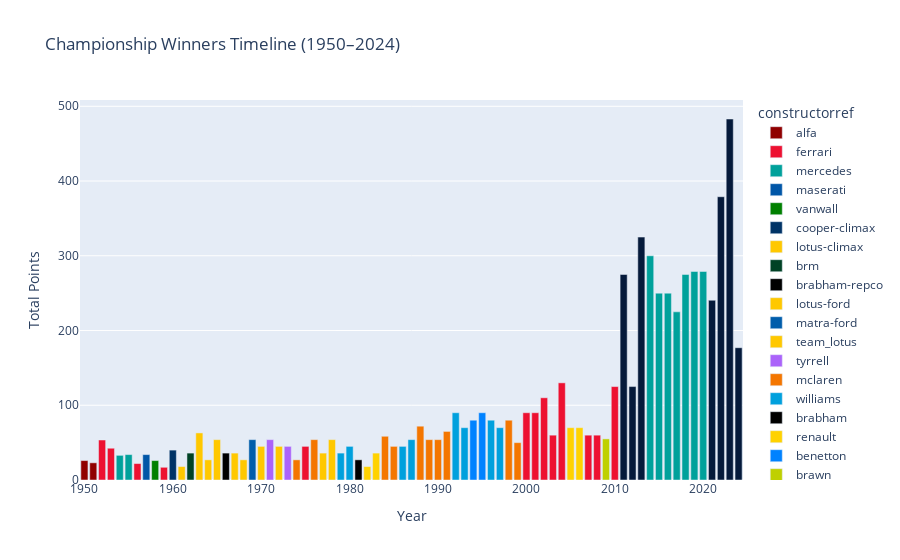

Notebook code cell kept with this figure:
### Markdown cell above
### Dashboard 1: Historical Overview

	• Championship winners timeline
	• Constructor dominance eras
	• Key statistics evolution

### Code cell
# Championship winners timeline
winners = (
    df[df['position'] == 1]
    .groupby(['year', 'driverref', 'constructorref'])
    ['points']
    .sum()
    .reset_index()
)
winners_top = winners.loc[winners.groupby('year')['points'].idxmax()]

color_map = {
    'alfa': '#900000',
    'aston_martin': '#037A68',
    'alpine': '#F282B4',
    'alpha_tauri': '#2B4562',
    'ferrari': '#ED1131',
    'mercedes': '#00A19B',
    'maserati': '#0056A7',  
    'vanwall': '#008000',   
    'cooper-climax': '#003366',  
    'lotus-climax': '#FFC800',
    'brm': '#004225',
    'brabham-repco': '#000000',  
    'lotus-ford': '#FFC800',
    'matra-ford': '#005DAB',     
    'team_lotus': '#FFC800',
    'tyrell': '#004F9F',
    'mclaren': '#F47600',
    'williams': '#00A0DD',
    'brabham': '#000000',        
    'renault': '#FFD200',
    'benetton': '#0082FF',
    'brawn': '#BFD000',
    'red_bull': '#051A3B'
}


fig_champ = px.bar(
    winners_top,
    x='year', y='points', color='constructorref',
    hover_data=['driverref'],
    title="Championship Winners Timeline (1950–2024)",
    color_discrete_map=color_map,
)
fig_champ.update_layout(xaxis_title="Year", yaxis_title="Total Points")
fig_champ.write_html("results/visualizations/dashboard1_championship_timeline.html")
fig_champ.show()

### Figure 1 — Plotly figure (JSON) as saved in the notebook; plotly's stock layout.template omitted (floating-point values rounded to 4 significant figures)
{"data": [{"customdata": [["fangio"], ["fangio"]], "hovertemplate": "constructorref=alfa<br>year=%{x}<br>points=%{y}<br>driverref=%{customdata[0]}<extra></extra>", "legendgroup": "alfa", "marker": {"color": "#900000", "pattern": {"shape": ""}}, "name": "alfa", "orientation": "v", "showlegend": true, "textposition": "auto", "type": "bar", "x": [1950, 1951], "xaxis": "x", "y": [26.0, 23.0], "yaxis": "y"}, {"customdata": [["ascari"], ["ascari"], ["fangio"], ["brooks"], ["lauda"], ["michael_schumacher"], ["michael_schumacher"], ["michael_schumacher"], ["michael_schumacher"], ["michael_schumacher"], ["raikkonen"], ["massa"], ["alonso"]], "hovertemplate": "constructorref=ferrari<br>year=%{x}<br>points=%{y}<br>driverref=%{customdata[0]}<extra></extra>", "legendgroup": "ferrari", "marker": {"color": "#ED1131", "pattern": {"shape": ""}}, "name": "ferrari", "orientation": "v", "showlegend": true, "textposition": "auto", "type": "bar", "x": [1952, 1953, 1956, 1959, 1975, 2000, 2001, 2002, 2003, 2004, 2007, 2008, 2010], "xaxis": "x", "y": [53.5, 42.5, 22.0, 17.0, 45.0, 90.0, 90.0, 110.0, 60.0, 130.0, 60.0, 60.0, 125.0], "yaxis": "y"}, {"customdata": [["fangio"], ["fangio"], ["hamilton"], ["hamilton"], ["hamilton"], ["hamilton"], ["hamilton"], ["hamilton"], ["hamilton"]], "hovertemplate": "constructorref=mercedes<br>year=%{x}<br>points=%{y}<br>driverref=%{customdata[0]}<extra></extra>", "legendgroup": "mercedes", "marker": {"color": "#00A19B", "pattern": {"shape": ""}}, "name": "mercedes", "orientation": "v", "showlegend": true, "textposition": "auto", "type": "bar", "x": [1954, 1955, 2014, 2015, 2016, 2017, 2018, 2019, 2020], "xaxis": "x", "y": [33.0, 34.0, 300.0, 250.0, 250.0, 225.0, 275.0, 279.0, 279.0], "yaxis": "y"}, {"customdata": [["fangio"]], "hovertemplate": "constructorref=maserati<br>year=%{x}<br>points=%{y}<br>driverref=%{customdata[0]}<extra></extra>", "legendgroup": "maserati", "marker": {"color": "#0056A7", "pattern": {"shape": ""}}, "name": "maserati", "orientation": "v", "showlegend": true, "textposition": "auto", "type": "bar", "x": [1957], "xaxis": "x", "y": [34.0], "yaxis": "y"}, {"customdata": [["moss"]], "hovertemplate": "constructorref=vanwall<br>year=%{x}<br>points=%{y}<br>driverref=%{customdata[0]}<extra></extra>", "legendgroup": "vanwall", "marker": {"color": "#008000", "pattern": {"shape": ""}}, "name": "vanwall", "orientation": "v", "showlegend": true, "textposition": "auto", "type": "bar", "x": [1958], "xaxis": "x", "y": [26.0], "yaxis": "y"}, {"customdata": [["jack_brabham"]], "hovertemplate": "constructorref=cooper-climax<br>year=%{x}<br>points=%{y}<br>driverref=%{customdata[0]}<extra></extra>", "legendgroup": "cooper-climax", "marker": {"color": "#003366", "pattern": {"shape": ""}}, "name": "cooper-climax", "orientation": "v", "showlegend": true, "textposition": "auto", "type": "bar", "x": [1960], "xaxis": "x", "y": [40.0], "yaxis": "y"}, {"customdata": [["moss"], ["clark"], ["clark"], ["clark"]], "hovertemplate": "constructorref=lotus-climax<br>year=%{x}<br>points=%{y}<br>driverref=%{customdata[0]}<extra></extra>", "legendgroup": "lotus-climax", "marker": {"color": "#FFC800", "pattern": {"shape": ""}}, "name": "lotus-climax", "orientation": "v", "showlegend": true, "textposition": "auto", "type": "bar", "x": [1961, 1963, 1964, 1965], "xaxis": "x", "y": [18.0, 63.0, 27.0, 54.0], "yaxis": "y"}, {"customdata": [["hill"]], "hovertemplate": "constructorref=brm<br>year=%{x}<br>points=%{y}<br>driverref=%{customdata[0]}<extra></extra>", "legendgroup": "brm", "marker": {"color": "#004225", "pattern": {"shape": ""}}, "name": "brm", "orientation": "v", "showlegend": true, "textposition": "auto", "type": "bar", "x": [1962], "xaxis": "x", "y": [36.0], "yaxis": "y"}, {"customdata": [["jack_brabham"]], "hovertemplate": "constructorref=brabham-repco<br>year=%{x}<br>points=%{y}<br>driverref=%{customdata[0]}<extra></extra>", "legendgroup": "brabham-repco", "marker": {"color": "#000000", "pattern": {"shape": ""}}, "name": "brabham-repco", "orientation": "v", "showlegend": true, "textposition": "auto", "type": "bar", "x": [1966], "xaxis": "x", "y": [36.0], "yaxis": "y"}, {"customdata": [["clark"], ["hill"]], "hovertemplate": "constructorref=lotus-ford<br>year=%{x}<br>points=%{y}<br>driverref=%{customdata[0]}<extra></extra>", "legendgroup": "lotus-ford", "marker": {"color": "#FFC800", "pattern": {"shape": ""}}, "name": "lotus-ford", "orientation": "v", "showlegend": true, "textposition": "auto", "type": "bar", "x": [1967, 1968], "xaxis": "x", "y": [36.0, 27.0], "yaxis": "y"}, {"customdata": [["stewart"]], "hovertemplate": "constructorref=matra-ford<br>year=%{x}<br>points=%{y}<br>driverref=%{customdata[0]}<extra></extra>", "legendgroup": "matra-ford", "marker": {"color": "#005DAB", "pattern": {"shape": ""}}, "name": "matra-ford", "orientation": "v", "showlegend": true, "textposition": "auto", "type": "bar", "x": [1969], "xaxis": "x", "y": [54.0], "yaxis": "y"}, {"customdata": [["rindt"], ["emerson_fittipaldi"], ["mario_andretti"], ["mario_andretti"]], "hovertemplate": "constructorref=team_lotus<br>year=%{x}<br>points=%{y}<br>driverref=%{customdata[0]}<extra></extra>", "legendgroup": "team_lotus", "marker": {"color": "#FFC800", "pattern": {"shape": ""}}, "name": "team_lotus", "orientation": "v", "showlegend": true, "textposition": "auto", "type": "bar", "x": [1970, 1972, 1977, 1978], "xaxis": "x", "y": [45.0, 45.0, 36.0, 54.0], "yaxis": "y"}, {"customdata": [["stewart"], ["stewart"]], "hovertemplate": "constructorref=tyrrell<br>year=%{x}<br>points=%{y}<br>driverref=%{customdata[0]}<extra></extra>", "legendgroup": "tyrrell", "marker": {"color": "#ab63fa", "pattern": {"shape": ""}}, "name": "tyrrell", "orientation": "v", "showlegend": true, "textposition": "auto", "type": "bar", "x": [1971, 1973], "xaxis": "x", "y": [54.0, 45.0], "yaxis": "y"}, {"customdata": [["emerson_fittipaldi"], ["hunt"], ["prost"], ["prost"], ["senna"], ["senna"], ["senna"], ["senna"], ["hakkinen"], ["hakkinen"]], "hovertemplate": "constructorref=mclaren<br>year=%{x}<br>points=%{y}<br>driverref=%{customdata[0]}<extra></extra>", "legendgroup": "mclaren", "marker": {"color": "#F47600", "pattern": {"shape": ""}}, "name": "mclaren", "orientation": "v", "showlegend": true, "textposition": "auto", "type": "bar", "x": [1974, 1976, 1984, 1985, 1988, 1989, 1990, 1991, 1998, 1999], "xaxis": "x", "y": [27.0, 54.0, 58.5, 45.0, 72.0, 54.0, 54.0, 65.0, 80.0, 50.0], "yaxis": "y"}, {"customdata": [["jones"], ["jones"], ["mansell"], ["mansell"], ["mansell"], ["prost"], ["damon_hill"], ["villeneuve"]], "hovertemplate": "constructorref=williams<br>year=%{x}<br>points=%{y}<br>driverref=%{customdata[0]}<extra></extra>", "legendgroup": "williams", "marker": {"color": "#00A0DD", "pattern": {"shape": ""}}, "name": "williams", "orientation": "v", "showlegend": true, "textposition": "auto", "type": "bar", "x": [1979, 1980, 1986, 1987, 1992, 1993, 1996, 1997], "xaxis": "x", "y": [36.0, 45.0, 45.0, 54.0, 90.0, 70.0, 80.0, 70.0], "yaxis": "y"}, {"customdata": [["piquet"]], "hovertemplate": "constructorref=brabham<br>year=%{x}<br>points=%{y}<br>driverref=%{customdata[0]}<extra></extra>", "legendgroup": "brabham", "marker": {"color": "#000000", "pattern": {"shape": ""}}, "name": "brabham", "orientation": "v", "showlegend": true, "textposition": "auto", "type": "bar", "x": [1981], "xaxis": "x", "y": [27.0], "yaxis": "y"}, {"customdata": [["arnoux"], ["prost"], ["alonso"], ["alonso"]], "hovertemplate": "constructorref=renault<br>year=%{x}<br>points=%{y}<br>driverref=%{customdata[0]}<extra></extra>", "legendgroup": "renault", "marker": {"color": "#FFD200", "pattern": {"shape": ""}}, "name": "renault", "orientation": "v", "showlegend": true, "textposition": "auto", "type": "bar", "x": [1982, 1983, 2005, 2006], "xaxis": "x", "y": [18.0, 36.0, 70.0, 70.0], "yaxis": "y"}, {"customdata": [["michael_schumacher"], ["michael_schumacher"]], "hovertemplate": "constructorref=benetton<br>year=%{x}<br>points=%{y}<br>driverref=%{customdata[0]}<extra></extra>", "legendgroup": "benetton", "marker": {"color": "#0082FF", "pattern": {"shape": ""}}, "name": "benetton", "orientation": "v", "showlegend": true, "textposition": "auto", "type": "bar", "x": [1994, 1995], "xaxis": "x", "y": [80.0, 90.0], "yaxis": "y"}, {"customdata": [["button"]], "hovertemplate": "constructorref=brawn<br>year=%{x}<br>points=%{y}<br>driverref=%{customdata[0]}<extra></extra>", "legendgroup": "brawn", "marker": {"color": "#BFD000", "pattern": {"shape": ""}}, "name": "brawn", "orientation": "v", "showlegend": true, "textposition": "auto", "type": "bar", "x": [2009], "xaxis": "x", "y": [55.0], "yaxis": "y"}, {"customdata": [["vettel"], ["vettel"], ["vettel"], ["max_verstappen"], ["max_verstappen"], ["max_verstappen"], ["max_verstappen"]], "hovertemplate": "constructorref=red_bull<br>year=%{x}<br>points=%{y}<br>driverref=%{customdata[0]}<extra></extra>", "legendgroup": "red_bull", "marker": {"color": "#051A3B", "pattern": {"shape": ""}}, "name": "red_bull", "orientation": "v", "showlegend": true, "textposition": "auto", "type": "bar", "x": [2011, 2012, 2013, 2021, 2022, 2023, 2024], "xaxis": "x", "y": [275.0, 125.0, 325.0, 240.5, 379.0, 483.0, 177.0], "yaxis": "y"}], "layout": {"barmode": "relative", "legend": {"title": {"text": "constructorref"}, "tracegroupgap": 0}, "title": {"text": "Championship Winners Timeline (1950–2024)"}, "xaxis": {"anchor": "y", "domain": [0, 1], "title": {"text": "Year"}}, "yaxis": {"anchor": "x", "domain": [0, 1], "title": {"text": "Total Points"}}}}
